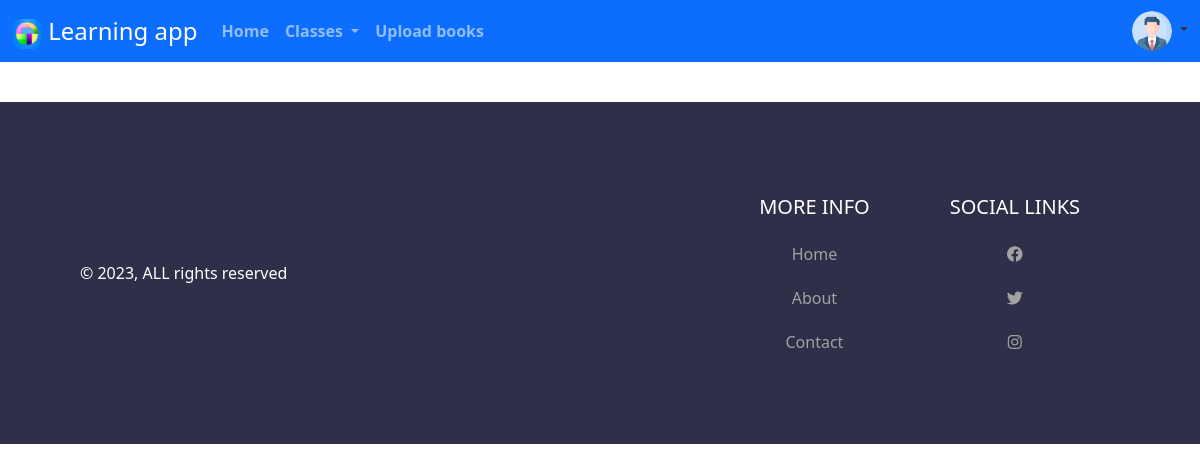
/class/12/ (signed in), run on an earlier commit of the app's database.
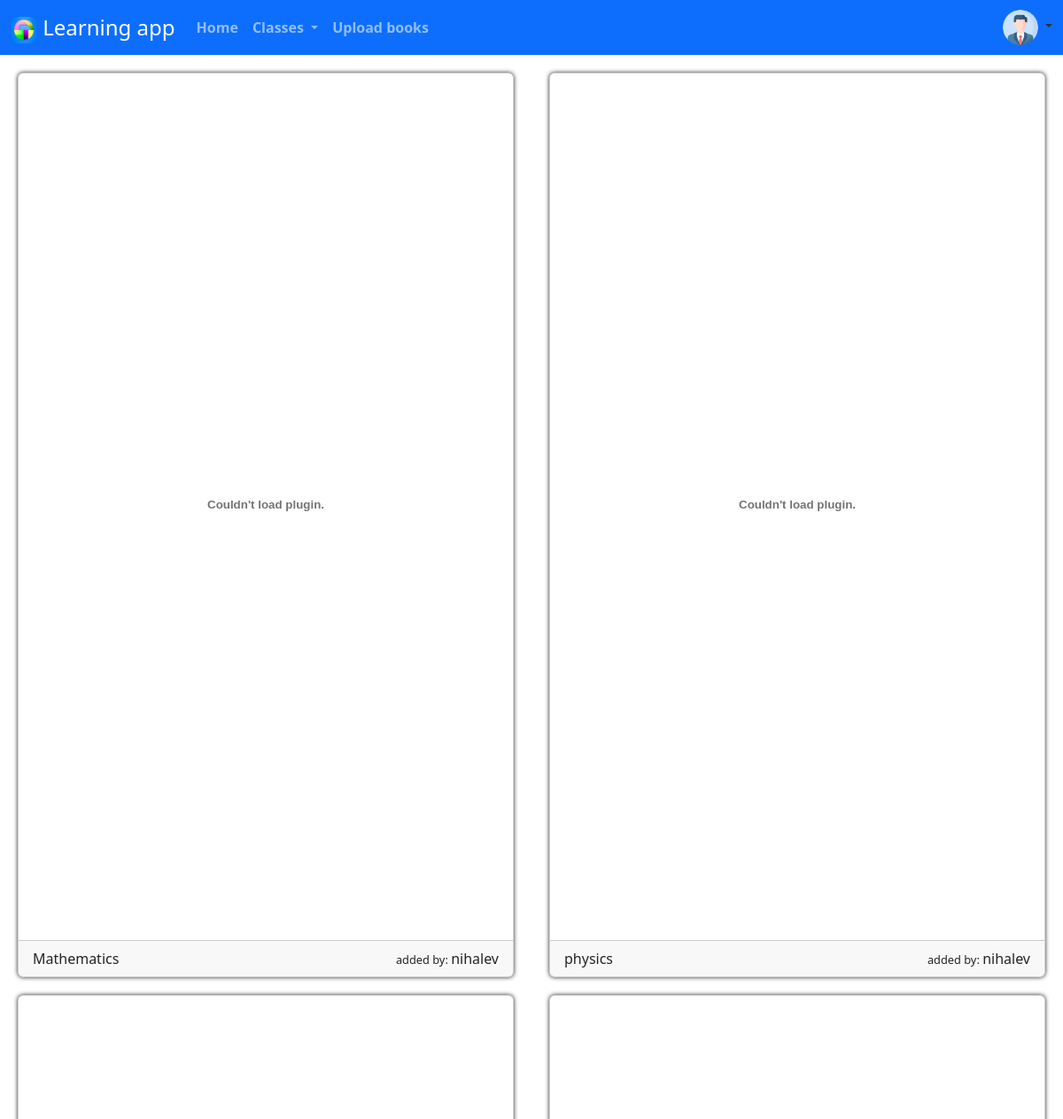
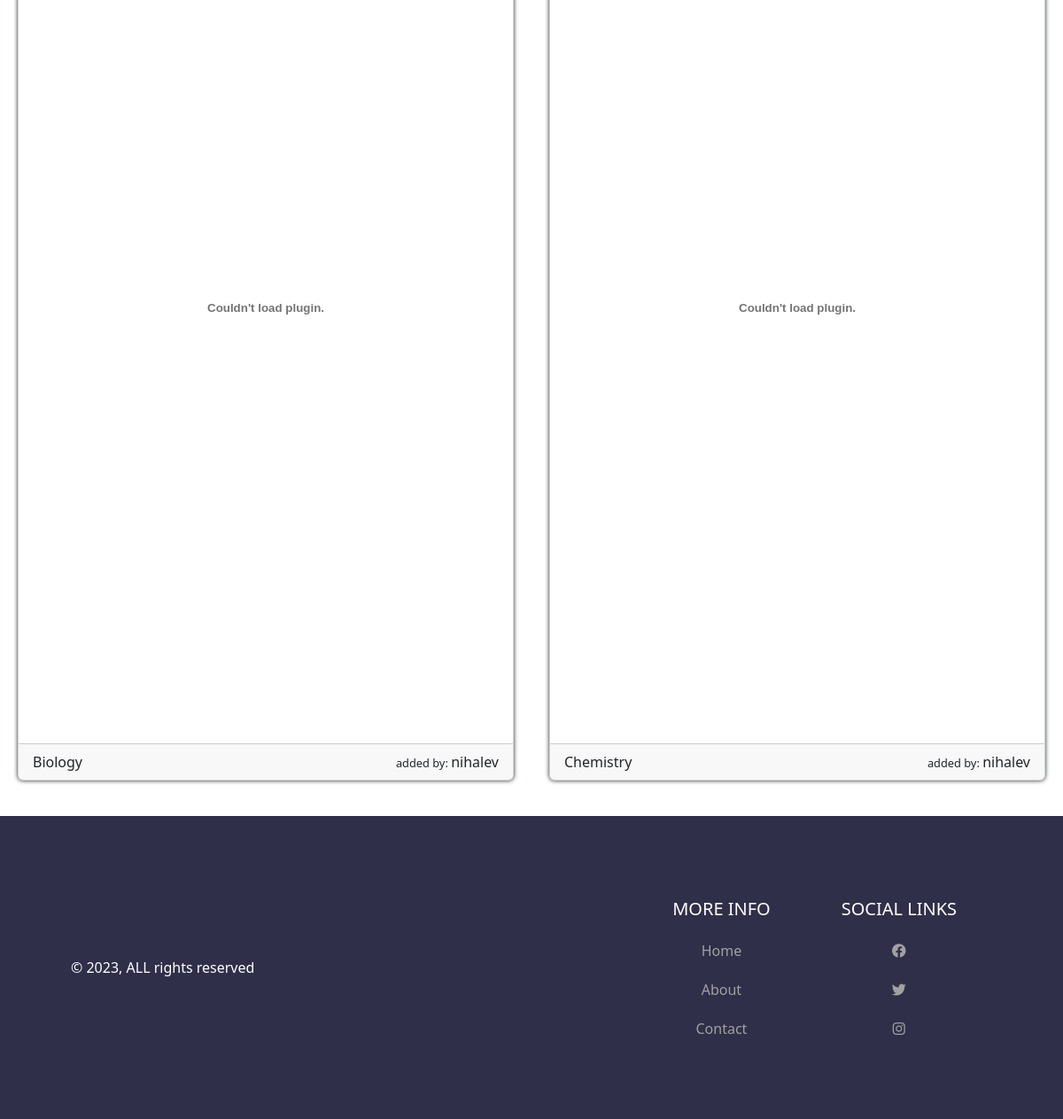
And on a later commit of the database (2 pictures, top to bottom).
### myapp/models.py (models this page shows)
class Textbooks(models.Model):
    addedby = models.ForeignKey(User, on_delete=models.CASCADE)
    classe = models.IntegerField()
    bookname = models.CharField(max_length=100)
    book = models.FileField(upload_to='pdf')

### myapp/views.py (the view)
# urls.py: path('class/<int:value>/',views.classes),
def classes(req,value):
       t=Textbooks.objects.filter(classe=value)
       p='null'
       if req.user.is_authenticated:
            p=PersonalDetails.objects.get(user_id=req.user)
       return render(req,'classes.html',{'ps':p,'t':t})

### myapp/templates/classes.html
{% extends "home.html" %}
{% load static %}
{% block con %}
 <div class="container-fluid" style="padding-bottom: 40px;">
  <div class="row">
  {% for i in t %}
  <div class="col-xl-6">
    <div class="card" style="width: 100%;">
        <div class="card-body">
          <object data="{{ i.book.url }}#toolbar=0" type="application/pdf" width="100%" height="940px"></object>
        </div>
        <div class="card-footer">
          <div class="row">
            <div class="col-7">{{ i.bookname }}</div>
            <div class="col-5 text-end"><span style="font-size: 80%">added by: </span>{{ i.addedby }}</div>
          </div>
        </div>
      </div>
  </div>
  {% endfor %}
  </div>
  </div>
 {% endblock con %}

What changed in the data, as far as the page shows it:
added Textbooks: bookname "Mathematics", addedby "nihalev"
added Textbooks: bookname "physics", addedby "nihalev"
added Textbooks: bookname "Biology", addedby "nihalev"
added Textbooks: bookname "Chemistry", addedby "nihalev"
